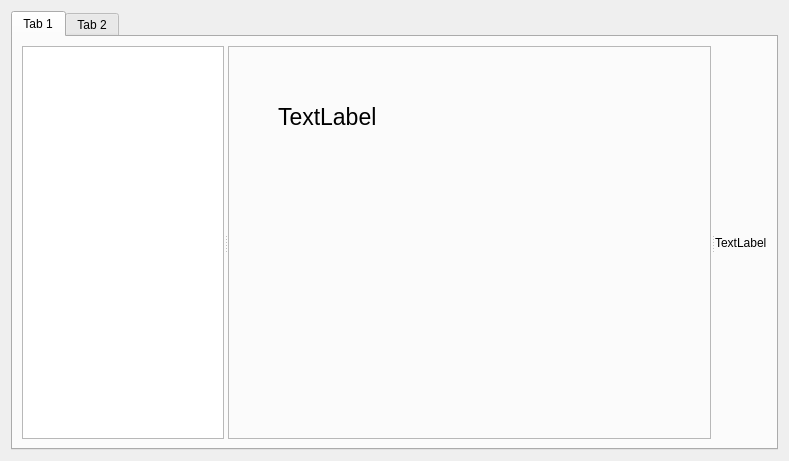
<?xml version="1.0" encoding="UTF-8"?>
<ui version="4.0">
 <class>CustomForm</class>
 <widget class="QWidget" name="CustomForm">
  <property name="geometry">
   <rect>
    <x>0</x>
    <y>0</y>
    <width>789</width>
    <height>461</height>
   </rect>
  </property>
  <property name="windowTitle">
   <string>Form</string>
  </property>
  <layout class="QHBoxLayout" name="horizontalLayout">
   <item>
    <widget class="QTabWidget" name="tabWidget">
     <property name="currentIndex">
      <number>0</number>
     </property>
     <widget class="QWidget" name="tab">
      <attribute name="title">
       <string>Tab 1</string>
      </attribute>
      <layout class="QHBoxLayout" name="horizontalLayout_2">
       <item>
        <widget class="QSplitter" name="splitter">
         <property name="orientation">
          <enum>Qt::Horizontal</enum>
         </property>
         <property name="childrenCollapsible">
          <bool>false</bool>
         </property>
         <widget class="QListWidget" name="listWidget">
          <property name="sizePolicy">
           <sizepolicy hsizetype="Expanding" vsizetype="Expanding">
            <horstretch>0</horstretch>
            <verstretch>0</verstretch>
           </sizepolicy>
          </property>
          <property name="minimumSize">
           <size>
            <width>202</width>
            <height>0</height>
           </size>
          </property>
          <property name="sizeAdjustPolicy">
           <enum>QAbstractScrollArea::AdjustToContents</enum>
          </property>
         </widget>
         <widget class="QFrame" name="frame">
          <property name="sizePolicy">
           <sizepolicy hsizetype="Expanding" vsizetype="Preferred">
            <horstretch>8</horstretch>
            <verstretch>0</verstretch>
           </sizepolicy>
          </property>
          <property name="frameShape">
           <enum>QFrame::StyledPanel</enum>
          </property>
          <property name="frameShadow">
           <enum>QFrame::Raised</enum>
          </property>
          <widget class="QLabel" name="label">
           <property name="geometry">
            <rect>
             <x>50</x>
             <y>10</y>
             <width>381</width>
             <height>121</height>
            </rect>
           </property>
           <property name="font">
            <font>
             <pointsize>17</pointsize>
            </font>
           </property>
           <property name="text">
            <string>TextLabel</string>
           </property>
          </widget>
         </widget>
         <widget class="QLabel" name="label_2">
          <property name="text">
           <string>TextLabel</string>
          </property>
         </widget>
        </widget>
       </item>
      </layout>
     </widget>
     <widget class="QWidget" name="tab_2">
      <attribute name="title">
       <string>Tab 2</string>
      </attribute>
     </widget>
    </widget>
   </item>
  </layout>
 </widget>
 <resources/>
 <connections/>
</ui>
